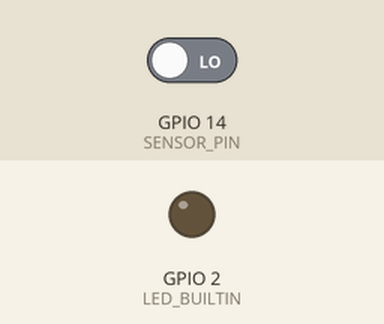
The sketch below on a simulated ESP8266 (NodeMCU). On the bench: output pins drawn as LEDs (lit = HIGH, except the on-board LED, lit = LOW). The test bench sets the inputs (shaded band); at power-on: GPIO 14 (SENSOR_PIN) LOW. WiFi joins after 1.5 s; servers stay silent unless stated; what the sketch prints to the serial monitor is not drawn.

Above: at 2.9 s.
3.0 s: GPIO 14 (SENSOR_PIN) driven HIGH
At 3.9 s:
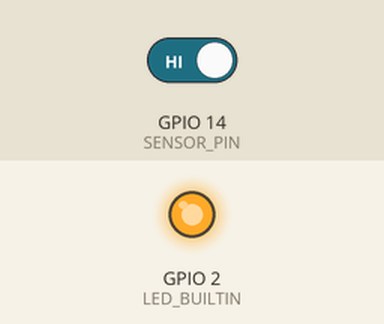
4.5 s: GPIO 14 (SENSOR_PIN) driven LOW
At 5.0 s:
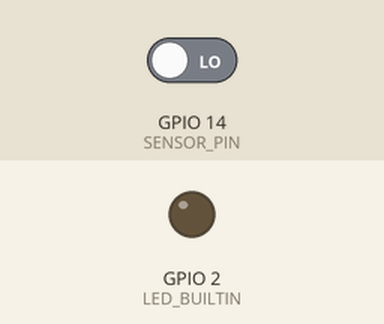
Timing chart, 0 to 7.5 s (numbered marks = the images above; inputs shaded):
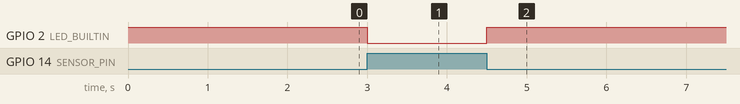

The sketch:

slot_sensor_send_bt_udp.ino
```cpp
#include <ESP8266WiFi.h>
#include <WiFiUdp.h>

extern "C" {
  #include "user_interface.h"  // 用于设置 WiFi 轻睡眠
}

// --- WiFi 配置 ---
const char* ssid = "YourSSID";
const char* password = "YourPassword";

// --- UDP 配置 ---
const char* udpServerIP = "yourServerIP";
const int udpPort = 8888;

WiFiUDP udp;

// --- 传感器配置 ---
#define SENSOR_PIN 14  // D5 = GPIO14

// --- 状态变量 ---
bool isBlocking = false;
unsigned long blockStartTime = 0;
unsigned long lastSendTime = 0;
const unsigned long sendInterval = 200;  // 心跳每200ms发送一次

void setup() {
  Serial.begin(115200);
  pinMode(SENSOR_PIN, INPUT);
  pinMode(LED_BUILTIN, OUTPUT);
  digitalWrite(LED_BUILTIN, HIGH);  // 熄灭LED（低电平点亮）

  delay(200);

  Serial.println("[INFO] Booting...");
  WiFi.begin(ssid, password);
  Serial.print("[INFO] Connecting to WiFi");

  int attempts = 0;
  while (WiFi.status() != WL_CONNECTED && attempts < 20) {
    delay(500);
    Serial.print(".");
    attempts++;
  }
  Serial.println();

  if (WiFi.status() != WL_CONNECTED) {
    Serial.println("[ERROR] WiFi not connected.");
    return;
  }

  Serial.println("[INFO] WiFi connected.");
  Serial.print("IP: "); Serial.println(WiFi.localIP());

  // 开启轻休眠
  wifi_set_sleep_type(LIGHT_SLEEP_T);

  if (!udp.begin(udpPort)) {
    Serial.println("[ERROR] UDP start failed.");
  } else {
    Serial.println("[INFO] UDP socket ready.");
  }
}

void loop() {
  int val = digitalRead(SENSOR_PIN);

  // --- 遮挡检测 ---
  if (val == HIGH && !isBlocking) {
    isBlocking = true;
    blockStartTime = micros();
    digitalWrite(LED_BUILTIN, LOW);  // 点亮LED（遮挡时）
  } else if (val == LOW && isBlocking) {
    isBlocking = false;
    unsigned long blockDuration = micros() - blockStartTime;
    float blockMs = blockDuration / 1000.0;

    Serial.print("[EVENT] 遮挡时间：");
    Serial.print(blockMs, 3);
    Serial.println(" ms");

    digitalWrite(LED_BUILTIN, HIGH);  // 熄灭LED

    String msg = "遮挡时间: " + String(blockMs, 3) + " ms";
    sendUDP(msg);
  }

  // --- 心跳 UDP 发送 ---
  if (WiFi.status() == WL_CONNECTED) {
    unsigned long now = millis();
    if (now - lastSendTime >= sendInterval) {
      String heartbeat = "Time: " + String(now) + " ms";
      sendUDP(heartbeat);
      lastSendTime = now;
    }
  } else {
    Serial.println("[WARN] WiFi lost.");
    delay(300);
  }

  // --- 低功耗延时控制 ---
  if (!isBlocking) {
    delay(5);  // 小延迟降低 CPU 活跃度
  } else {
    delayMicroseconds(200);  // 遮挡期间高频轮询
  }
}

// --- UDP发送封装 ---
void sendUDP(const String& msg) {
  if (udp.beginPacket(udpServerIP, udpPort)) {
    udp.write(msg.c_str());
    if (udp.endPacket() == 1) {
      Serial.println("[UDP] Sent: " + msg);
    } else {
      Serial.println("[UDP ERROR] endPacket() failed.");
    }
  } else {
    Serial.println("[UDP ERROR] beginPacket() failed.");
  }
}
```

Measured:
- after the input at 3.0 s, GPIO 2 (LED_BUILTIN): HIGH → LOW at once
- after the input at 4.5 s, GPIO 2 (LED_BUILTIN): LOW → HIGH at once
